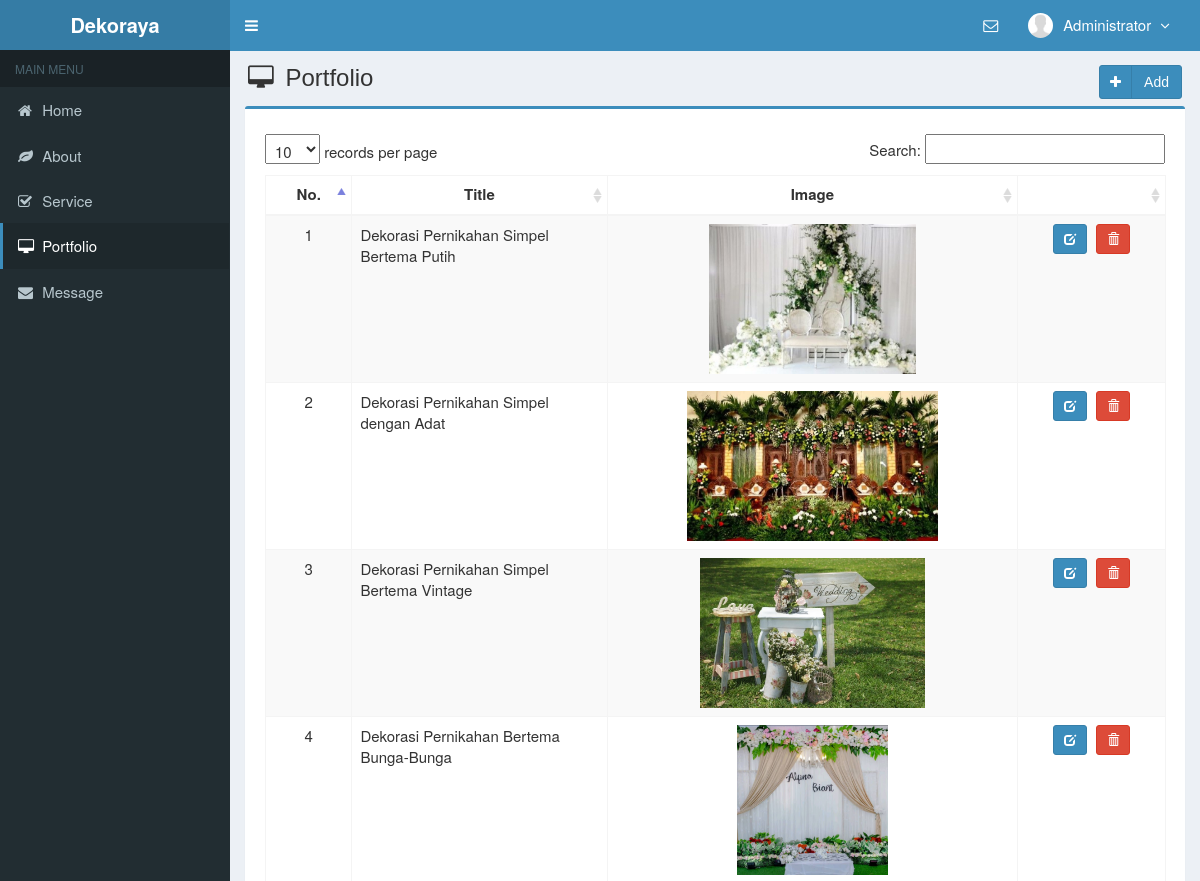
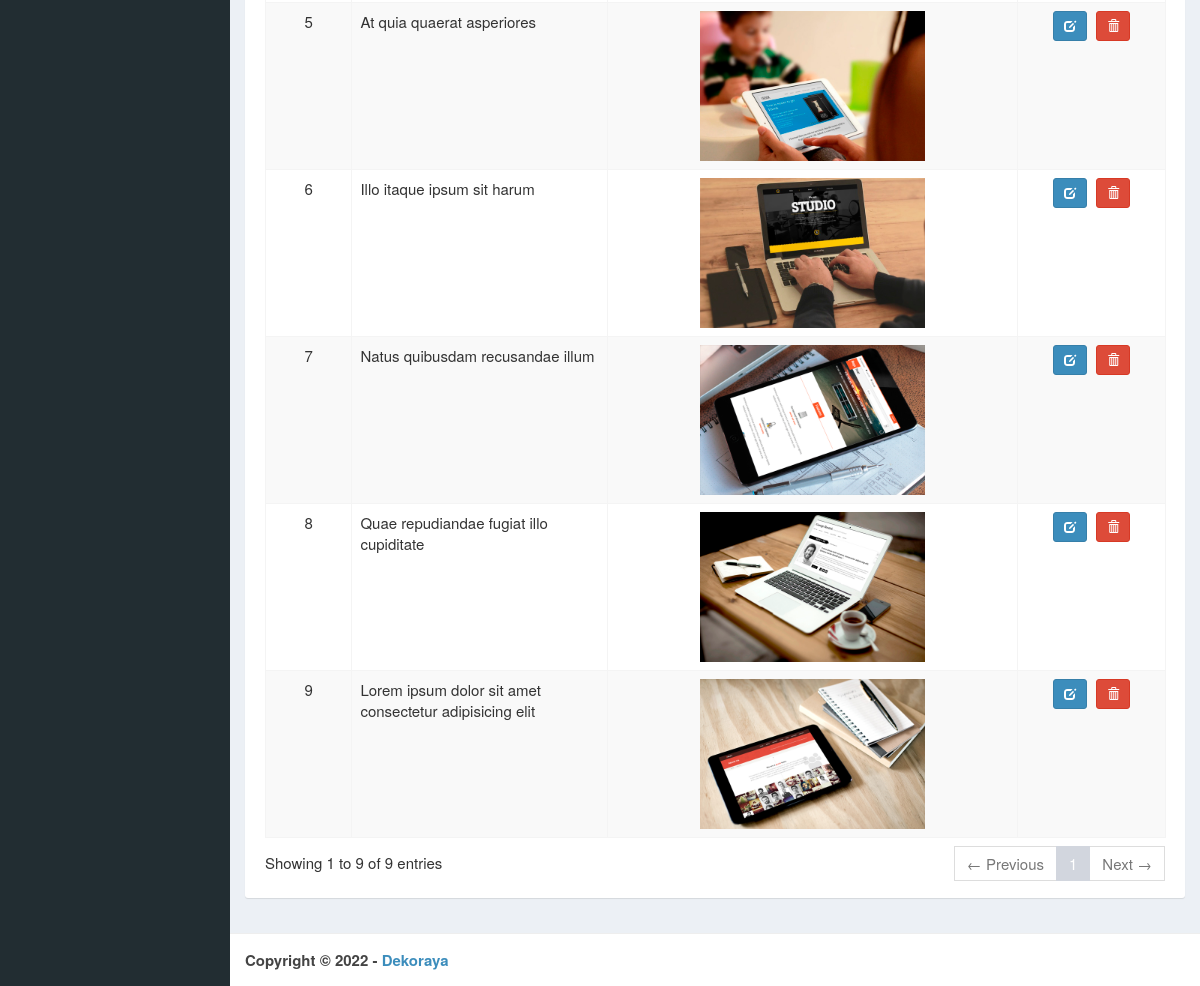
Screenshot of /admin/main.php?module=portfolio (signed in) with the database file from the repository (2 pictures, top to bottom).
### tables this page shows
CREATE TABLE `is_portfolio` (
  `portfolio_id` int(11) NOT NULL AUTO_INCREMENT,
  `title` varchar(255) NOT NULL,
  `description` text DEFAULT NULL,
  `image` varchar(100) NOT NULL,
  PRIMARY KEY (`portfolio_id`)
);

### admin/modules/portfolio/view.php (the view, shortened to what this page needs)
<section class="content-header">
  <h1>
    <i class="fa fa-desktop icon-title"></i> Portfolio
    <a class="btn btn-primary btn-social pull-right" href="?module=form_portfolio&form=add">
      <i class="fa fa-plus"></i> Add
    </a>
  </h1>
</section>
<section class="content">
  <div class="row">
    <div class="col-md-12">
      <div class="box box-primary">
        <div class="box-body">
          <table id="dataTables1" class="table table-bordered table-striped table-hover">
            <thead>
              <tr>
                <th class="center">No.</th>
                <th class="center">Title</th>
                <th class="center">Image</th>
                <th></th>
              </tr>
            </thead>
            <tbody>
              <?php
              $no = 1;
              $query = mysqli_query($mysqli, "SELECT * FROM is_portfolio ORDER BY portfolio_id DESC")
                or die('Ada kesalahan pada query tampil data portfolio: ' . mysqli_error($mysqli));
              while ($data = mysqli_fetch_assoc($query)) {
                echo "<tr>
                      <td width='40' class='center'>$no</td>
                      <td width='150'>$data[title]</td>
                      <td width='200' class='center'>
                        <img src='../images/portfolio/$data[image]' height='150'>
                      </td>
                      <td class='center' width='80'>
                        <div>
                          <a data-toggle='tooltip' data-placement='top' title='Change' style='margin-right:5px' class='btn btn-primary btn-sm' href='?module=form_portfolio&form=edit&id=$data[portfolio_id]'>
                              <i style='color:#fff' class='glyphicon glyphicon-edit'></i>
                          </a>";
              ?>
                <a data-toggle="tooltip" data-placement="top" title="Delete" class="btn btn-danger btn-sm" href="modules/portfolio/proses.php?act=delete&id=<?php echo $data['portfolio_id']; ?>" onclick="return confirm('Are you sure you want to delete <?php echo $data['title']; ?> ?');">
                  <i style="color:#fff" class="glyphicon glyphicon-trash"></i>
                </a>
              <?php
                echo "    </div>
                      </td>
                    </tr>";
                $no++;
              }
              ?>
            </tbody>
          </table>
        </div>
      </div>
    </div>
  </div>
</section><!-- /.content

### admin/assets/css/style.css (style rules this page uses)
.btn-social *:first-child { border-right: 1px solid rgba(0, 0, 0, 0.1); bottom: 0; font-size: 1em !important; left: 0; line-height: 32px !important; position: absolute; text-align: center; top: 0; width: 32px !important; }
.content-header { padding: 15px 18px 0; position: relative; }
.center { text-align:center; }
.icon-title { margin-right: 5px; }
body { background-color: #fff; color: #333; font-size: 15px; line-height: 1.42857; }

### rows the page displays
is_portfolio: title "Dekorasi Pernikahan Simpel Bertema Putih", image (picture)
is_portfolio: title "Dekorasi Pernikahan Simpel dengan Adat", image (picture)
is_portfolio: title "Dekorasi Pernikahan Simpel Bertema Vintage", image (picture)
is_portfolio: title "Dekorasi Pernikahan Bertema Bunga-Bunga", image (picture)
is_portfolio: title "At quia quaerat asperiores", image (picture)
is_portfolio: title "Illo itaque ipsum sit harum", image (picture)
is_portfolio: title "Natus quibusdam recusandae illum", image (picture)
is_portfolio: title "Quae repudiandae fugiat illo cupiditate", image (picture)
is_portfolio: title "Lorem ipsum dolor sit amet consectetur adipisicing elit", image (picture)

### other values shown
$_SESSION['fullname'] "Administrator"
